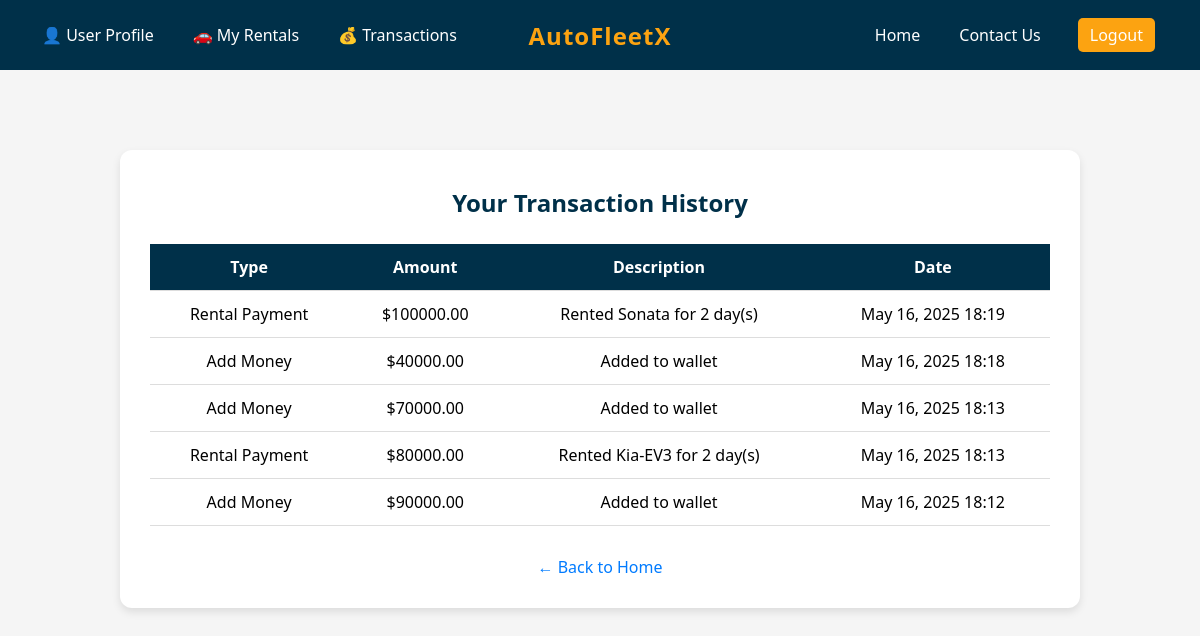
Page /transactions/ (signed in) on the earlier database version.
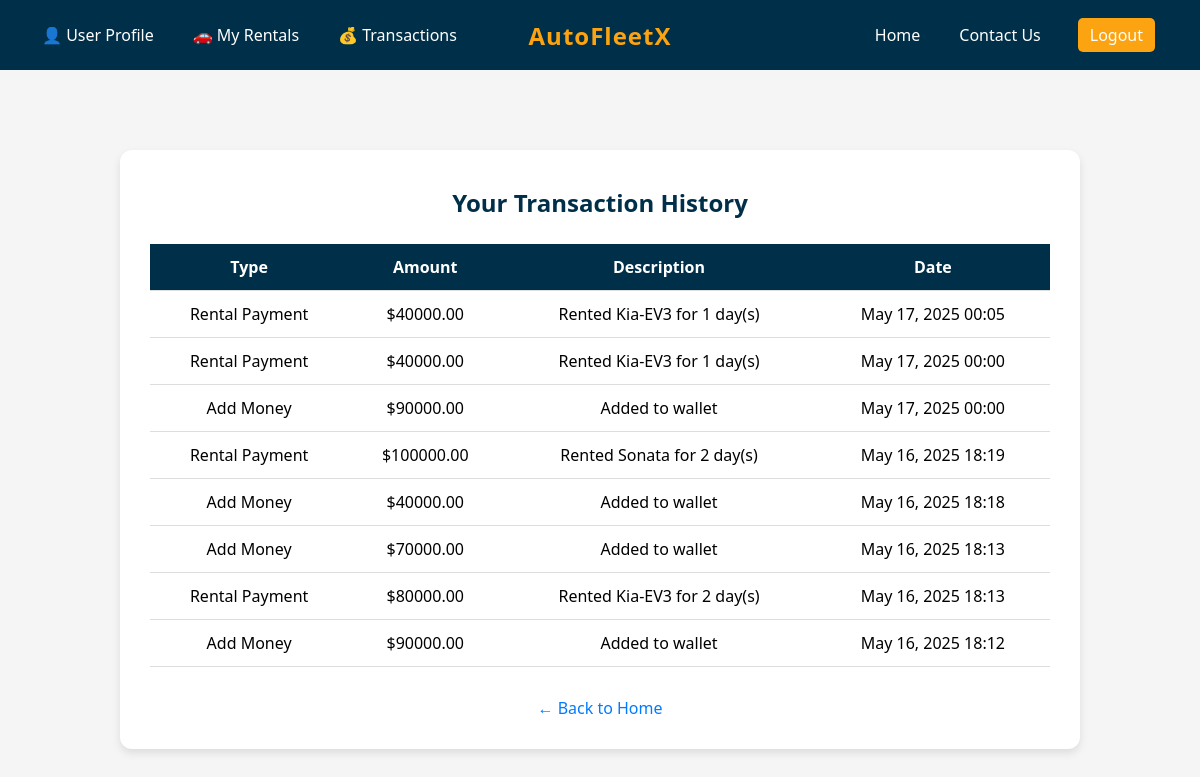
Same page on the later database version.
### main_app/models.py (models this page shows, shortened)
class TimeStampedModel(models.Model):
    created_at = models.DateTimeField(auto_now_add=True)
    class Meta:
        abstract = True

class Transaction(TimeStampedModel):
    TRANSACTION_TYPES = (
        ('ADD', 'Add Money'),
        ('PAYMENT', 'Rental Payment'),
    )
    user = models.ForeignKey(CustomUser, on_delete=models.CASCADE, related_name='transactions')
    amount = models.DecimalField(max_digits=10, decimal_places=2)
    transaction_type = models.CharField(max_length=10, choices=TRANSACTION_TYPES)
    description = models.CharField(max_length=255, blank=True, null=True)

### main_app/views.py (the view)
# urls.py: path('transactions/', views.transaction_history, name='transaction_history'),
@login_required
def transaction_history(request):
    transactions = Transaction.objects.filter(user=request.user).order_by('-created_at') # this minus sign before "created_at" will sort the transactions in descending order
    return render(request, 'main_app/transaction_history.html', {'transactions': transactions})

### main_app/templates/main_app/transaction_history.html (shortened to what this page needs)
{% extends 'base.html' %}
{% block content %}
<!DOCTYPE html>
<html lang="en">
<head>
</head>
<body>
<div class="history-container">
    <h2>Your Transaction History</h2>
    {% if transactions %}
    <table class="transaction-table">
        <thead>
            <tr>
                <th>Type</th>
                <th>Amount</th>
                <th>Description</th>
                <th>Date</th>
            </tr>
        </thead>
        <tbody>
            {% for tx in transactions %}
            <tr>
                <td>{{ tx.get_transaction_type_display }}</td>
                <td>${{ tx.amount }}</td>
                <td>{{ tx.description }}</td>
                <td>{{ tx.created_at|date:"M d, Y H:i" }}</td>
            </tr>
            {% endfor %}
        </tbody>
    </table>
    {% else %}
        <p class="no-transactions">You have no transaction history yet.</p>
    {% endif %}
    <div style="text-align: center; margin-top: 30px;">
        <a href="{% url 'home' %}" style="color: #007BFF; text-decoration: none;">&larr; Back to Home</a>
    </div>
</div>
</body>
</html>
{% endblock %}

### templates/base.html (shortened to what this page needs)
{% load static %}
<!DOCTYPE html>
<html lang="en">
<head>
    <link rel="stylesheet" href="{% static 'styles/style.css' %}">
</head>
<body>
    <div class="navbar">
        {% if user.is_authenticated %}
            <div class="left">
                {% if user.is_superuser %}
                    <a href="{% url 'profile' %}">🖥️ Admin Profile</a>
                    <a href="{% url 'admin_dashboard' %}">📈 Admin Dashboard</a>
                {% else %}
                    <a href="{% url 'profile' %}">👤︎ User Profile</a>
                    <a href="{% url 'rental_history' %}">🚗 My Rentals</a>
                    <a href="{% url 'transaction_history' %}">💰 Transactions</a>
                {% endif %}
            </div>
        {% else %}
            <div class="left">
                <a href="{% url 'signup' %}">Sign Up 🔐</a>
            </div>
        {% endif %}
        <div class="middle">
            AutoFleetX
        </div>
        <div class="right">
            <a href="{% url 'home' %}">Home</a>
            {% if not user.is_superuser %}
                <a href="{% url 'contact_us' %}">Contact Us</a>
            {% endif %}
            {% if user.is_authenticated %}
                <a href="{% url 'logout' %}" class="button">Logout</a>
            {% else %}
                <a href="{% url 'login' %}">Login</a>
            {% endif %}
        </div>
    </div>
    <div class="content">
        {% block content %}
        {% endblock %}
    </div>
</body>
</html>

### static/styles/style.css (style rules this page uses)
body { margin: 0; padding: 0; }
body { background-color: #f5f5f5; font-family: 'Segoe UI', Tahoma, Geneva, Verdana, sans-serif; }
.car-details h3, .car-details p, label, input, button, h1, h2, h3, a, span { font-family: 'Segoe UI', Tahoma, Geneva, Verdana, sans-serif; margin: 6px 0; }

### templates/base.html (style rules this page uses)
body { margin: 0; font-family: 'Segoe UI', sans-serif; background-color: #f5f5f5; }
.navbar { display: flex; justify-content: space-between; align-items: center; background-color: #003049; padding: 12px 30px; color: #ffffff; }
.navbar .left, .navbar .right { display: flex; align-items: center; }
.navbar .left a, .navbar .right a { color: white; text-decoration: none; margin-right: 15px; padding: 6px 12px; border-radius: 5px; }
.navbar .middle { position: absolute; left: 50%; transform: translateX(-50%); flex: 1; text-align: center; font-size: 24px; font-weight: bold; letter-spacing: 1px; color: #fca311; }
.content { padding: 40px; }
a.button { background-color: #fca311; color: #003049; padding: 6px 12px; margin-left: 10px; text-decoration: none; border-radius: 5px; }

### main_app/templates/main_app/transaction_history.html (style rules this page uses)
.transaction-table { width: 100%; border-collapse: collapse; font-family: 'Segoe UI', sans-serif; }
.transaction-table th, .transaction-table td { padding: 12px; border-bottom: 1px solid #ddd; text-align: center; }
.transaction-table th { background-color: #003049; color: white; }
.history-container { max-width: 900px; margin: 40px auto; background: white; padding: 30px; border-radius: 12px; box-shadow: 0 4px 8px rgba(0,0,0,0.1); }
h2 { text-align: center; margin-bottom: 25px; color: #003049; }

Differences in the rows shown:
added Transaction: transaction_type "Rental Payment", amount "40000.00", description "Rented Kia-EV3 for 1 day(s)", created_at "May 17, 2025 00:05"
added Transaction: transaction_type "Rental Payment", amount "40000.00", description "Rented Kia-EV3 for 1 day(s)", created_at "May 17, 2025 00:00"
added Transaction: transaction_type "Add Money", amount "90000.00", description "Added to wallet", created_at "May 17, 2025 00:00"
